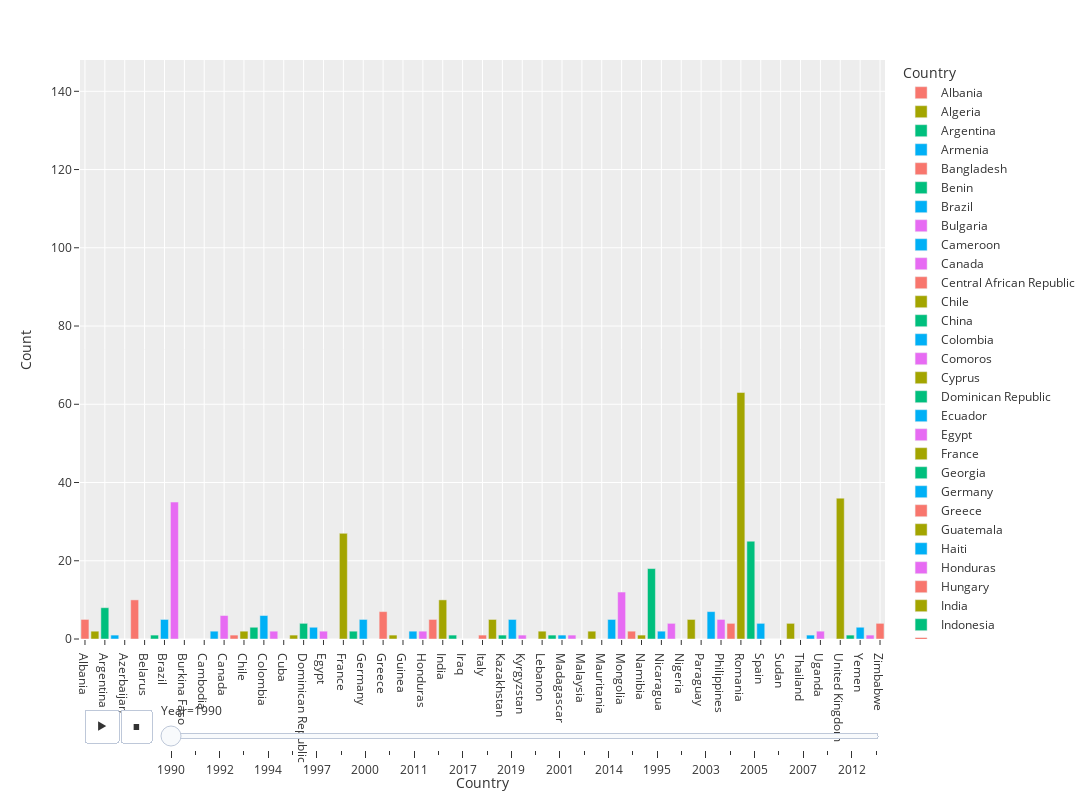

Source (notebook cell):
### Code cell
fig = px.bar(gr, x='Country', y='Count', color='Country',
             animation_frame='Year',
             range_y=[0, gr['Count'].max() + 5],
             template='ggplot2')
fig.update_layout(width=1200, height=800)
iplot(fig)

### Figure 1 — Plotly figure (JSON) as saved in the notebook; plotly's stock layout.template omitted (floating-point values rounded to 4 significant figures)
{"data": [{"alignmentgroup": "True", "hovertemplate": "Country=%{x}<br>Year=1990<br>Count=%{y}<extra></extra>", "legendgroup": "Albania", "marker": {"color": "#F8766D", "pattern": {"shape": ""}}, "name": "Albania", "offsetgroup": "Albania", "orientation": "v", "showlegend": true, "textposition": "auto", "type": "bar", "x": ["Albania"], "xaxis": "x", "y": [5], "yaxis": "y"}, {"alignmentgroup": "True", "hovertemplate": "Country=%{x}<br>Year=1990<br>Count=%{y}<extra></extra>", "legendgroup": "Algeria", "marker": {"color": "#A3A500", "pattern": {"shape": ""}}, "name": "Algeria", "offsetgroup": "Algeria", "orientation": "v", "showlegend": true, "textposition": "auto", "type": "bar", "x": ["Algeria"], "xaxis": "x", "y": [2], "yaxis": "y"}, {"alignmentgroup": "True", "hovertemplate": "Country=%{x}<br>Year=1990<br>Count=%{y}<extra></extra>", "legendgroup": "Argentina", "marker": {"color": "#00BF7D", "pattern": {"shape": ""}}, "name": "Argentina", "offsetgroup": "Argentina", "orientation": "v", "showlegend": true, "textposition": "auto", "type": "bar", "x": ["Argentina"], "xaxis": "x", "y": [8], "yaxis": "y"}, {"alignmentgroup": "True", "hovertemplate": "Country=%{x}<br>Year=1990<br>Count=%{y}<extra></extra>", "legendgroup": "Armenia", "marker": {"color": "#00B0F6", "pattern": {"shape": ""}}, "name": "Armenia", "offsetgroup": "Armenia", "orientation": "v", "showlegend": true, "textposition": "auto", "type": "bar", "x": ["Armenia"], "xaxis": "x", "y": [1], "yaxis": "y"}, {"alignmentgroup": "True", "hovertemplate": "Country=%{x}<br>Year=1990<br>Count=%{y}<extra></extra>", "legendgroup": "Bangladesh", "marker": {"color": "#F8766D", "pattern": {"shape": ""}}, "name": "Bangladesh", "offsetgroup": "Bangladesh", "orientation": "v", "showlegend": true, "textposition": "auto", "type": "bar", "x": ["Bangladesh"], "xaxis": "x", "y": [10], "yaxis": "y"}, {"alignmentgroup": "True", "hovertemplate": "Country=%{x}<br>Year=1990<br>Count=%{y}<extra></extra>", "legendgroup": "Benin", "marker": {"color": "#00BF7D", "pattern": {"shape": ""}}, "name": "Benin", "offsetgroup": "Benin", "orientation": "v", "showlegend": true, "textposition": "auto", "type": "bar", "x": ["Benin"], "xaxis": "x", "y": [1], "yaxis": "y"}, {"alignmentgroup": "True", "hovertemplate": "Country=%{x}<br>Year=1990<br>Count=%{y}<extra></extra>", "legendgroup": "Brazil", "marker": {"color": "#00B0F6", "pattern": {"shape": ""}}, "name": "Brazil", "offsetgroup": "Brazil", "orientation": "v", "showlegend": true, "textposition": "auto", "type": "bar", "x": ["Brazil"], "xaxis": "x", "y": [5], "yaxis": "y"}, {"alignmentgroup": "True", "hovertemplate": "Country=%{x}<br>Year=1990<br>Count=%{y}<extra></extra>", "legendgroup": "Bulgaria", "marker": {"color": "#E76BF3", "pattern": {"shape": ""}}, "name": "Bulgaria", "offsetgroup": "Bulgaria", "orientation": "v", "showlegend": true, "textposition": "auto", "type": "bar", "x": ["Bulgaria"], "xaxis": "x", "y": [35], "yaxis": "y"}, {"alignmentgroup": "True", "hovertemplate": "Country=%{x}<br>Year=1990<br>Count=%{y}<extra></extra>", "legendgroup": "Cameroon", "marker": {"color": "#00B0F6", "pattern": {"shape": ""}}, "name": "Cameroon", "offsetgroup": "Cameroon", "orientation": "v", "showlegend": true, "textposition": "auto", "type": "bar", "x": ["Cameroon"], "xaxis": "x", "y": [2], "yaxis": "y"}, {"alignmentgroup": "True", "hovertemplate": "Country=%{x}<br>Year=1990<br>Count=%{y}<extra></extra>", "legendgroup": "Canada", "marker": {"color": "#E76BF3", "pattern": {"shape": ""}}, "name": "Canada", "offsetgroup": "Canada", "orientation": "v", "showlegend": true, "textposition": "auto", "type": "bar", "x": ["Canada"], "xaxis": "x", "y": [6], "yaxis": "y"}, {"alignmentgroup": "True", "hovertemplate": "Country=%{x}<br>Year=1990<br>Count=%{y}<extra></extra>", "legendgroup": "Central African Republic", "marker": {"color": "#F8766D", "pattern": {"shape": ""}}, "name": "Central African Republic", "offsetgroup": "Central African Republic", "orientation": "v", "showlegend": true, "textposition": "auto", "type": "bar", "x": ["Central African Republic"], "xaxis": "x", "y": [1], "yaxis": "y"}, {"alignmentgroup": "True", "hovertemplate": "Country=%{x}<br>Year=1990<br>Count=%{y}<extra></extra>", "legendgroup": "Chile", "marker": {"color": "#A3A500", "pattern": {"shape": ""}}, "name": "Chile", "offsetgroup": "Chile", "orientation": "v", "showlegend": true, "textposition": "auto", "type": "bar", "x": ["Chile"], "xaxis": "x", "y": [2], "yaxis": "y"}, {"alignmentgroup": "True", "hovertemplate": "Country=%{x}<br>Year=1990<br>Count=%{y}<extra></extra>", "legendgroup": "China", "marker": {"color": "#00BF7D", "pattern": {"shape": ""}}, "name": "China", "offsetgroup": "China", "orientation": "v", "showlegend": true, "textposition": "auto", "type": "bar", "x": ["China"], "xaxis": "x", "y": [3], "yaxis": "y"}, {"alignmentgroup": "True", "hovertemplate": "Country=%{x}<br>Year=1990<br>Count=%{y}<extra></extra>", "legendgroup": "Colombia", "marker": {"color": "#00B0F6", "pattern": {"shape": ""}}, "name": "Colombia", "offsetgroup": "Colombia", "orientation": "v", "showlegend": true, "textposition": "auto", "type": "bar", "x": ["Colombia"], "xaxis": "x", "y": [6], "yaxis": "y"}, {"alignmentgroup": "True", "hovertemplate": "Country=%{x}<br>Year=1990<br>Count=%{y}<extra></extra>", "legendgroup": "Comoros", "marker": {"color": "#E76BF3", "pattern": {"shape": ""}}, "name": "Comoros", "offsetgroup": "Comoros", "orientation": "v", "showlegend": true, "textposition": "auto", "type": "bar", "x": ["Comoros"], "xaxis": "x", "y": [2], "yaxis": "y"}, {"alignmentgroup": "True", "hovertemplate": "Country=%{x}<br>Year=1990<br>Count=%{y}<extra></extra>", "legendgroup": "Cyprus", "marker": {"color": "#A3A500", "pattern": {"shape": ""}}, "name": "Cyprus", "offsetgroup": "Cyprus", "orientation": "v", "showlegend": true, "textposition": "auto", "type": "bar", "x": ["Cyprus"], "xaxis": "x", "y": [1], "yaxis": "y"}, {"alignmentgroup": "True", "hovertemplate": "Country=%{x}<br>Year=1990<br>Count=%{y}<extra></extra>", "legendgroup": "Dominican Republic", "marker": {"color": "#00BF7D", "pattern": {"shape": ""}}, "name": "Dominican Republic", "offsetgroup": "Dominican Republic", "orientation": "v", "showlegend": true, "textposition": "auto", "type": "bar", "x": ["Dominican Republic"], "xaxis": "x", "y": [4], "yaxis": "y"}, {"alignmentgroup": "True", "hovertemplate": "Country=%{x}<br>Year=1990<br>Count=%{y}<extra></extra>", "legendgroup": "Ecuador", "marker": {"color": "#00B0F6", "pattern": {"shape": ""}}, "name": "Ecuador", "offsetgroup": "Ecuador", "orientation": "v", "showlegend": true, "textposition": "auto", "type": "bar", "x": ["Ecuador"], "xaxis": "x", "y": [3], "yaxis": "y"}, {"alignmentgroup": "True", "hovertemplate": "Country=%{x}<br>Year=1990<br>Count=%{y}<extra></extra>", "legendgroup": "Egypt", "marker": {"color": "#E76BF3", "pattern": {"shape": ""}}, "name": "Egypt", "offsetgroup": "Egypt", "orientation": "v", "showlegend": true, "textposition": "auto", "type": "bar", "x": ["Egypt"], "xaxis": "x", "y": [2], "yaxis": "y"}, {"alignmentgroup": "True", "hovertemplate": "Country=%{x}<br>Year=1990<br>Count=%{y}<extra></extra>", "legendgroup": "France", "marker": {"color": "#A3A500", "pattern": {"shape": ""}}, "name": "France", "offsetgroup": "France", "orientation": "v", "showlegend": true, "textposition": "auto", "type": "bar", "x": ["France"], "xaxis": "x", "y": [27], "yaxis": "y"}, {"alignmentgroup": "True", "hovertemplate": "Country=%{x}<br>Year=1990<br>Count=%{y}<extra></extra>", "legendgroup": "Georgia", "marker": {"color": "#00BF7D", "pattern": {"shape": ""}}, "name": "Georgia", "offsetgroup": "Georgia", "orientation": "v", "showlegend": true, "textposition": "auto", "type": "bar", "x": ["Georgia"], "xaxis": "x", "y": [2], "yaxis": "y"}, {"alignmentgroup": "True", "hovertemplate": "Country=%{x}<br>Year=1990<br>Count=%{y}<extra></extra>", "legendgroup": "Germany", "marker": {"color": "#00B0F6", "pattern": {"shape": ""}}, "name": "Germany", "offsetgroup": "Germany", "orientation": "v", "showlegend": true, "textposition": "auto", "type": "bar", "x": ["Germany"], "xaxis": "x", "y": [5], "yaxis": "y"}, {"alignmentgroup": "True", "hovertemplate": "Country=%{x}<br>Year=1990<br>Count=%{y}<extra></extra>", "legendgroup": "Greece", "marker": {"color": "#F8766D", "pattern": {"shape": ""}}, "name": "Greece", "offsetgroup": "Greece", "orientation": "v", "showlegend": true, "textposition": "auto", "type": "bar", "x": ["Greece"], "xaxis": "x", "y": [7], "yaxis": "y"}, {"alignmentgroup": "True", "hovertemplate": "Country=%{x}<br>Year=1990<br>Count=%{y}<extra></extra>", "legendgroup": "Guatemala", "marker": {"color": "#A3A500", "pattern": {"shape": ""}}, "name": "Guatemala", "offsetgroup": "Guatemala", "orientation": "v", "showlegend": true, "textposition": "auto", "type": "bar", "x": ["Guatemala"], "xaxis": "x", "y": [1], "yaxis": "y"}, {"alignmentgroup": "True", "hovertemplate": "Country=%{x}<br>Year=1990<br>Count=%{y}<extra></extra>", "legendgroup": "Haiti", "marker": {"color": "#00B0F6", "pattern": {"shape": ""}}, "name": "Haiti", "offsetgroup": "Haiti", "orientation": "v", "showlegend": true, "textposition": "auto", "type": "bar", "x": ["Haiti"], "xaxis": "x", "y": [2], "yaxis": "y"}, {"alignmentgroup": "True", "hovertemplate": "Country=%{x}<br>Year=1990<br>Count=%{y}<extra></extra>", "legendgroup": "Honduras", "marker": {"color": "#E76BF3", "pattern": {"shape": ""}}, "name": "Honduras", "offsetgroup": "Honduras", "orientation": "v", "showlegend": true, "textposition": "auto", "type": "bar", "x": ["Honduras"], "xaxis": "x", "y": [2], "yaxis": "y"}, {"alignmentgroup": "True", "hovertemplate": "Country=%{x}<br>Year=1990<br>Count=%{y}<extra></extra>", "legendgroup": "Hungary", "marker": {"color": "#F8766D", "pattern": {"shape": ""}}, "name": "Hungary", "offsetgroup": "Hungary", "orientation": "v", "showlegend": true, "textposition": "auto", "type": "bar", "x": ["Hungary"], "xaxis": "x", "y": [5], "yaxis": "y"}, {"alignmentgroup": "True", "hovertemplate": "Country=%{x}<br>Year=1990<br>Count=%{y}<extra></extra>", "legendgroup": "India", "marker": {"color": "#A3A500", "pattern": {"shape": ""}}, "name": "India", "offsetgroup": "India", "orientation": "v", "showlegend": true, "textposition": "auto", "type": "bar", "x": ["India"], "xaxis": "x", "y": [10], "yaxis": "y"}, {"alignmentgroup": "True", "hovertemplate": "Country=%{x}<br>Year=1990<br>Count=%{y}<extra></extra>", "legendgroup": "Indonesia", "marker": {"color": "#00BF7D", "pattern": {"shape": ""}}, "name": "Indonesia", "offsetgroup": "Indonesia", "orientation": "v", "showlegend": true, "textposition": "auto", "type": "bar", "x": ["Indonesia"], "xaxis": "x", "y": [1], "yaxis": "y"}, {"alignmentgroup": "True", "hovertemplate": "Country=%{x}<br>Year=1990<br>Count=%{y}<extra></extra>", "legendgroup": "Italy", "marker": {"color": "#F8766D", "pattern": {"shape": ""}}, "name": "Italy", "offsetgroup": "Italy", "orientation": "v", "showlegend": true, "textposition": "auto", "type": "bar", "x": ["Italy"], "xaxis": "x", "y": [1], "yaxis": "y"}, {"alignmentgroup": "True", "hovertemplate": "Country=%{x}<br>Year=1990<br>Count=%{y}<extra></extra>", "legendgroup": "Japan", "marker": {"color": "#A3A500", "pattern": {"shape": ""}}, "name": "Japan", "offsetgroup": "Japan", "orientation": "v", "showlegend": true, "textposition": "auto", "type": "bar", "x": ["Japan"], "xaxis": "x", "y": [5], "yaxis": "y"}, {"alignmentgroup": "True", "hovertemplate": "Country=%{x}<br>Year=1990<br>Count=%{y}<extra></extra>", "legendgroup": "Kazakhstan", "marker": {"color": "#00BF7D", "pattern": {"shape": ""}}, "name": "Kazakhstan", "offsetgroup": "Kazakhstan", "orientation": "v", "showlegend": true, "textposition": "auto", "type": "bar", "x": ["Kazakhstan"], "xaxis": "x", "y": [1], "yaxis": "y"}, {"alignmentgroup": "True", "hovertemplate": "Country=%{x}<br>Year=1990<br>Count=%{y}<extra></extra>", "legendgroup": "Kenya", "marker": {"color": "#00B0F6", "pattern": {"shape": ""}}, "name": "Kenya", "offsetgroup": "Kenya", "orientation": "v", "showlegend": true, "textposition": "auto", "type": "bar", "x": ["Kenya"], "xaxis": "x", "y": [5], "yaxis": "y"}, {"alignmentgroup": "True", "hovertemplate": "Country=%{x}<br>Year=1990<br>Count=%{y}<extra></extra>", "legendgroup": "Kyrgyzstan", "marker": {"color": "#E76BF3", "pattern": {"shape": ""}}, "name": "Kyrgyzstan", "offsetgroup": "Kyrgyzstan", "orientation": "v", "showlegend": true, "textposition": "auto", "type": "bar", "x": ["Kyrgyzstan"], "xaxis": "x", "y": [1], "yaxis": "y"}, {"alignmentgroup": "True", "hovertemplate": "Country=%{x}<br>Year=1990<br>Count=%{y}<extra></extra>", "legendgroup": "Lebanon", "marker": {"color": "#A3A500", "pattern": {"shape": ""}}, "name": "Lebanon", "offsetgroup": "Lebanon", "orientation": "v", "showlegend": true, "textposition": "auto", "type": "bar", "x": ["Lebanon"], "xaxis": "x", "y": [2], "yaxis": "y"}, {"alignmentgroup": "True", "hovertemplate": "Country=%{x}<br>Year=1990<br>Count=%{y}<extra></extra>", "legendgroup": "Liberia", "marker": {"color": "#00BF7D", "pattern": {"shape": ""}}, "name": "Liberia", "offsetgroup": "Liberia", "orientation": "v", "showlegend": true, "textposition": "auto", "type": "bar", "x": ["Liberia"], "xaxis": "x", "y": [1], "yaxis": "y"}, {"alignmentgroup": "True", "hovertemplate": "Country=%{x}<br>Year=1990<br>Count=%{y}<extra></extra>", "legendgroup": "Madagascar", "marker": {"color": "#00B0F6", "pattern": {"shape": ""}}, "name": "Madagascar", "offsetgroup": "Madagascar", "orientation": "v", "showlegend": true, "textposition": "auto", "type": "bar", "x": ["Madagascar"], "xaxis": "x", "y": [1], "yaxis": "y"}, {"alignmentgroup": "True", "hovertemplate": "Country=%{x}<br>Year=1990<br>Count=%{y}<extra></extra>", "legendgroup": "Malawi", "marker": {"color": "#E76BF3", "pattern": {"shape": ""}}, "name": "Malawi", "offsetgroup": "Malawi", "orientation": "v", "showlegend": true, "textposition": "auto", "type": "bar", "x": ["Malawi"], "xaxis": "x", "y": [1], "yaxis": "y"}, {"alignmentgroup": "True", "hovertemplate": "Country=%{x}<br>Year=1990<br>Count=%{y}<extra></extra>", "legendgroup": "Mali", "marker": {"color": "#A3A500", "pattern": {"shape": ""}}, "name": "Mali", "offsetgroup": "Mali", "orientation": "v", "showlegend": true, "textposition": "auto", "type": "bar", "x": ["Mali"], "xaxis": "x", "y": [2], "yaxis": "y"}, {"alignmentgroup": "True", "hovertemplate": "Country=%{x}<br>Year=1990<br>Count=%{y}<extra></extra>", "legendgroup": "Mexico", "marker": {"color": "#00B0F6", "pattern": {"shape": ""}}, "name": "Mexico", "offsetgroup": "Mexico", "orientation": "v", "showlegend": true, "textposition": "auto", "type": "bar", "x": ["Mexico"], "xaxis": "x", "y": [5], "yaxis": "y"}, {"alignmentgroup": "True", "hovertemplate": "Country=%{x}<br>Year=1990<br>Count=%{y}<extra></extra>", "legendgroup": "Mongolia", "marker": {"color": "#E76BF3", "pattern": {"shape": ""}}, "name": "Mongolia", "offsetgroup": "Mongolia", "orientation": "v", "showlegend": true, "textposition": "auto", "type": "bar", "x": ["Mongolia"], "xaxis": "x", "y": [12], "yaxis": "y"}, {"alignmentgroup": "True", "hovertemplate": "Country=%{x}<br>Year=1990<br>Count=%{y}<extra></extra>", "legendgroup": "Mozambique", "marker": {"color": "#F8766D", "pattern": {"shape": ""}}, "name": "Mozambique", "offsetgroup": "Mozambique", "orientation": "v", "showlegend": true, "textposition": "auto", "type": "bar", "x": ["Mozambique"], "xaxis": "x", "y": [2], "yaxis": "y"}, {"alignmentgroup": "True", "hovertemplate": "Country=%{x}<br>Year=1990<br>Count=%{y}<extra></extra>", "legendgroup": "Namibia", "marker": {"color": "#A3A500", "pattern": {"shape": ""}}, "name": "Namibia", "offsetgroup": "Namibia", "orientation": "v", "showlegend": true, "textposition": "auto", "type": "bar", "x": ["Namibia"], "xaxis": "x", "y": [1], "yaxis": "y"}, {"alignmentgroup": "True", "hovertemplate": "Country=%{x}<br>Year=1990<br>Count=%{y}<extra></extra>", "legendgroup": "Nepal", "marker": {"color": "#00BF7D", "pattern": {"shape": ""}}, "name": "Nepal", "offsetgroup": "Nepal", "orientation": "v", "showlegend": true, "textposition": "auto", "type": "bar", "x": ["Nepal"], "xaxis": "x", "y": [18], "yaxis": "y"}, {"alignmentgroup": "True", "hovertemplate": "Country=%{x}<br>Year=1990<br>Count=%{y}<extra></extra>", "legendgroup": "Nicaragua", "marker": {"color": "#00B0F6", "pattern": {"shape": ""}}, "name": "Nicaragua", "offsetgroup": "Nicaragua", "orientation": "v", "showlegend": true, "textposition": "auto", "type": "bar", "x": ["Nicaragua"], "xaxis": "x", "y": [2], "yaxis": "y"}, {"alignmentgroup": "True", "hovertemplate": "Country=%{x}<br>Year=1990<br>Count=%{y}<extra></extra>", "legendgroup": "Niger", "marker": {"color": "#E76BF3", "pattern": {"shape": ""}}, "name": "Niger", "offsetgroup": "Niger", "orientation": "v", "showlegend": true, "textposition": "auto", "type": "bar", "x": ["Niger"], "xaxis": "x", "y": [4], "yaxis": "y"}, {"alignmentgroup": "True", "hovertemplate": "Country=%{x}<br>Year=1990<br>Count=%{y}<extra></extra>", "legendgroup": "Pakistan", "marker": {"color": "#A3A500", "pattern": {"shape": ""}}, "name": "Pakistan", "offsetgroup": "Pakistan", "orientation": "v", "showlegend": true, "textposition": "auto", "type": "bar", "x": ["Pakistan"], "xaxis": "x", "y": [5], "yaxis": "y"}, {"alignmentgroup": "True", "hovertemplate": "Country=%{x}<br>Year=1990<br>Count=%{y}<extra></extra>", "legendgroup": "Peru", "marker": {"color": "#00B0F6", "pattern": {"shape": ""}}, "name": "Peru", "offsetgroup": "Peru", "orientation": "v", "showlegend": true, "textposition": "auto", "type": "bar", "x": ["Peru"], "xaxis": "x", "y": [7], "yaxis": "y"}, {"alignmentgroup": "True", "hovertemplate": "Country=%{x}<br>Year=1990<br>Count=%{y}<extra></extra>", "legendgroup": "Philippines", "marker": {"color": "#E76BF3", "pattern": {"shape": ""}}, "name": "Philippines", "offsetgroup": "Philippines", "orientation": "v", "showlegend": true, "textposition": "auto", "type": "bar", "x": ["Philippines"], "xaxis": "x", "y": [5], "yaxis": "y"}, {"alignmentgroup": "True", "hovertemplate": "Country=%{x}<br>Year=1990<br>Count=%{y}<extra></extra>", "legendgroup": "Poland", "marker": {"color": "#F8766D", "pattern": {"shape": ""}}, "name": "Poland", "offsetgroup": "Poland", "orientation": "v", "showlegend": true, "textposition": "auto", "type": "bar", "x": ["Poland"], "xaxis": "x", "y": [4], "yaxis": "y"}, {"alignmentgroup": "True", "hovertemplate": "Country=%{x}<br>Year=1990<br>Count=%{y}<extra></extra>", "legendgroup": "Romania", "marker": {"color": "#A3A500", "pattern": {"shape": ""}}, "name": "Romania", "offsetgroup": "Romania", "orientation": "v", "showlegend": true, "textposition": "auto", "type": "bar", "x": ["Romania"], "xaxis": "x", "y": [63], "yaxis": "y"}, {"alignmentgroup": "True", "hovertemplate": "Country=%{x}<br>Year=1990<br>Count=%{y}<extra></extra>", "legendgroup": "South Africa", "marker": {"color": "#00BF7D", "pattern": {"shape": ""}}, "name": "South Africa", "offsetgroup": "South Africa", "orientation": "v", "showlegend": true, "textposition": "auto", "type": "bar", "x": ["South Africa"], "xaxis": "x", "y": [25], "yaxis": "y"}, {"alignmentgroup": "True", "hovertemplate": "Country=%{x}<br>Year=1990<br>Count=%{y}<extra></extra>", "legendgroup": "Spain", "marker": {"color": "#00B0F6", "pattern": {"shape": ""}}, "name": "Spain", "offsetgroup": "Spain", "orientation": "v", "showlegend": true, "textposition": "auto", "type": "bar", "x": ["Spain"], "xaxis": "x", "y": [4], "yaxis": "y"}, {"alignmentgroup": "True", "hovertemplate": "Country=%{x}<br>Year=1990<br>Count=%{y}<extra></extra>", "legendgroup": "Suriname", "marker": {"color": "#A3A500", "pattern": {"shape": ""}}, "name": "Suriname", "offsetgroup": "Suriname", "orientation": "v", "showlegend": true, "textposition": "auto", "type": "bar", "x": ["Suriname"], "xaxis": "x", "y": [4], "yaxis": "y"}, {"alignmentgroup": "True", "hovertemplate": "Country=%{x}<br>Year=1990<br>Count=%{y}<extra></extra>", "legendgroup": "Togo", "marker": {"color": "#00B0F6", "pattern": {"shape": ""}}, "name": "Togo", "offsetgroup": "Togo", "orientation": "v", "showlegend": true, "textposition": "auto", "type": "bar", "x": ["Togo"], "xaxis": "x", "y": [1], "yaxis": "y"}, {"alignmentgroup": "True", "hovertemplate": "Country=%{x}<br>Year=1990<br>Count=%{y}<extra></extra>", "legendgroup": "Uganda", "marker": {"color": "#E76BF3", "pattern": {"shape": ""}}, "name": "Uganda", "offsetgroup": "Uganda", "orientation": "v", "showlegend": true, "textposition": "auto", "type": "bar", "x": ["Uganda"], "xaxis": "x", "y": [2], "yaxis": "y"}, {"alignmentgroup": "True", "hovertemplate": "Country=%{x}<br>Year=1990<br>Count=%{y}<extra></extra>", "legendgroup": "United Kingdom", "marker": {"color": "#A3A500", "pattern": {"shape": ""}}, "name": "United Kingdom", "offsetgroup": "United Kingdom", "orientation": "v", "showlegend": true, "textposition": "auto", "type": "bar", "x": ["United Kingdom"], "xaxis": "x", "y": [36], "yaxis": "y"}, {"alignmentgroup": "True", "hovertemplate": "Country=%{x}<br>Year=1990<br>Count=%{y}<extra></extra>", "legendgroup": "Uruguay", "marker": {"color": "#00BF7D", "pattern": {"shape": ""}}, "name": "Uruguay", "offsetgroup": "Uruguay", "orientation": "v", "showlegend": true, "textposition": "auto", "type": "bar", "x": ["Uruguay"], "xaxis": "x", "y": [1], "yaxis": "y"}, {"alignmentgroup": "True", "hovertemplate": "Country=%{x}<br>Year=1990<br>Count=%{y}<extra></extra>", "legendgroup": "Yemen", "marker": {"color": "#00B0F6", "pattern": {"shape": ""}}, "name": "Yemen", "offsetgroup": "Yemen", "orientation": "v", "showlegend": true, "textposition": "auto", "type": "bar", "x": ["Yemen"], "xaxis": "x", "y": [3], "yaxis": "y"}, {"alignmentgroup": "True", "hovertemplate": "Country=%{x}<br>Year=1990<br>Count=%{y}<extra></extra>", "legendgroup": "Zambia", "marker": {"color": "#E76BF3", "pattern": {"shape": ""}}, "name": "Zambia", "offsetgroup": "Zambia", "orientation": "v", "showlegend": true, "textposition": "auto", "type": "bar", "x": ["Zambia"], "xaxis": "x", "y": [1], "yaxis": "y"}, {"alignmentgroup": "True", "hovertemplate": "Country=%{x}<br>Year=1990<br>Count=%{y}<extra></extra>", "legendgroup": "Zimbabwe", "marker": {"color": "#F8766D", "pattern": {"shape": ""}}, "name": "Zimbabwe", "offsetgroup": "Zimbabwe", "orientation": "v", "showlegend": true, "textposition": "auto", "type": "bar", "x": ["Zimbabwe"], "xaxis": "x", "y": [4], "yaxis": "y"}], "layout": {"barmode": "relative", "height": 800, "legend": {"title": {"text": "Country"}, "tracegroupgap": 0}, "margin": {"t": 60}, "sliders": [{"active": 0, "currentvalue": {"prefix": "Year="}, "len": 0.9, "pad": {"b": 10, "t": 60}, "steps": [{"args": [["1990"], {"frame": {"duration": 0, "redraw": true}, "fromcurrent": true, "mode": "immediate", "transition": {"duration": 0, "easing": "linear"}}], "label": "1990", "method": "animate"}, {"args": [["1991"], {"frame": {"duration": 0, "redraw": true}, "fromcurrent": true, "mode": "immediate", "transition": {"duration": 0, "easing": "linear"}}], "label": "1991", "method": "animate"}, {"args": [["1992"], {"frame": {"duration": 0, "redraw": true}, "fromcurrent": true, "mode": "immediate", "transition": {"duration": 0, "easing": "linear"}}], "label": "1992", "method": "animate"}, {"args": [["1993"], {"frame": {"duration": 0, "redraw": true}, "fromcurrent": true, "mode": "immediate", "transition": {"duration": 0, "easing": "linear"}}], "label": "1993", "method": "animate"}, {"args": [["1994"], {"frame": {"duration": 0, "redraw": true}, "fromcurrent": true, "mode": "immediate", "transition": {"duration": 0, "easing": "linear"}}], "label": "1994", "method": "animate"}, {"args": [["1996"], {"frame": {"duration": 0, "redraw": true}, "fromcurrent": true, "mode": "immediate", "transition": {"duration": 0, "easing": "linear"}}], "label": "1996", "method": "animate"}, {"args": [["1997"], {"frame": {"duration": 0, "redraw": true}, "fromcurrent": true, "mode": "immediate", "transition": {"duration": 0, "easing": "linear"}}], "label": "1997", "method": "animate"}, {"args": [["1998"], {"frame": {"duration": 0, "redraw": true}, "fromcurrent": true, "mode": "immediate", "transition": {"duration": 0, "easing": "linear"}}], "label": "1998", "method": "animate"}, {"args": [["2000"], {"frame": {"duration": 0, "redraw": true}, "fromcurrent": true, "mode": "immediate", "transition": {"duration": 0, "easing": "linear"}}], "label": "2000", "method": "animate"}, {"args": [["2010"], {"frame": {"duration": 0, "redraw": true}, "fromcurrent": true, "mode": "immediate", "transition": {"duration": 0, "easing": "linear"}}], "label": "2010", "method": "animate"}, {"args": [["2011"], {"frame": {"duration": 0, "redraw": true}, "fromcurrent": true, "mode": "immediate", "transition": {"duration": 0, "easing": "linear"}}], "label": "2011", "method": "animate"}, {"args": [["2013"], {"frame": {"duration": 0, "redraw": true}, "fromcurrent": true, "mode": "immediate", "transition": {"duration": 0, "easing": "linear"}}], "label": "2013", "method": "animate"}, {"args": [["2017"], {"frame": {"duration": 0, "redraw": true}, "fromcurrent": true, "mode": "immediate", "transition": {"duration": 0, "easing": "linear"}}], "label": "2017", "method": "animate"}, {"args": [["2018"], {"frame": {"duration": 0, "redraw": true}, "fromcurrent": true, "mode": "immediate", "transition": {"duration": 0, "easing": "linear"}}], "label": "2018", "method": "animate"}, {"args": [["2019"], {"frame": {"duration": 0, "redraw": true}, "fromcurrent": true, "mode": "immediate", "transition": {"duration": 0, "easing": "linear"}}], "label": "2019", "method": "animate"}, {"args": [["1999"], {"frame": {"duration": 0, "redraw": true}, "fromcurrent": true, "mode": "immediate", "transition": {"duration": 0, "easing": "linear"}}], "label": "1999", "method": "animate"}, {"args": [["2001"], {"frame": {"duration": 0, "redraw": true}, "fromcurrent": true, "mode": "immediate", "transition": {"duration": 0, "easing": "linear"}}], "label": "2001", "method": "animate"}, {"args": [["2009"], {"frame": {"duration": 0, "redraw": true}, "fromcurrent": true, "mode": "immediate", "transition": {"duration": 0, "easing": "linear"}}], "label": "2009", "method": "animate"}, {"args": [["2014"], {"frame": {"duration": 0, "redraw": true}, "fromcurrent": true, "mode": "immediate", "transition": {"duration": 0, "easing": "linear"}}], "label": "2014", "method": "animate"}, {"args": [["2015"], {"frame": {"duration": 0, "redraw": true}, "fromcurrent": true, "mode": "immediate", "transition": {"duration": 0, "easing": "linear"}}], "label": "2015", "method": "animate"}, {"args": [["1995"], {"frame": {"duration": 0, "redraw": true}, "fromcurrent": true, "mode": "immediate", "transition": {"duration": 0, "easing": "linear"}}], "label": "1995", "method": "animate"}, {"args": [["2002"], {"frame": {"duration": 0, "redraw": true}, "fromcurrent": true, "mode": "immediate", "transition": {"duration": 0, "easing": "linear"}}], "label": "2002", "method": "animate"}, {"args": [["2003"], {"frame": {"duration": 0, "redraw": true}, "fromcurrent": true, "mode": "immediate", "transition": {"duration": 0, "easing": "linear"}}], "label": "2003", "method": "animate"}, {"args": [["2004"], {"frame": {"duration": 0, "redraw": true}, "fromcurrent": true, "mode": "immediate", "transition": {"duration": 0, "easing": "linear"}}], "label": "2004", "method": "animate"}, {"args": [["2005"], {"frame": {"duration": 0, "redraw": true}, "fromcurrent": true, "mode": "immediate", "transition": {"duration": 0, "easing": "linear"}}], "label": "2005", "method": "animate"}, {"args": [["2006"], {"frame": {"duration": 0, "redraw": true}, "fromcurrent": true, "mode": "immediate", "transition": {"duration": 0, "easing": "linear"}}], "label": "2006", "method": "animate"}, {"args": [["2007"], {"frame": {"duration": 0, "redraw": true}, "fromcurrent": true, "mode": "immediate", "transition": {"duration": 0, "easing": "linear"}}], "label": "2007", "method": "animate"}, {"args": [["2008"], {"frame": {"duration": 0, "redraw": true}, "fromcurrent": true, "mode": "immediate", "transition": {"duration": 0, "easing": "linear"}}], "label": "2008", "method": "animate"}, {"args": [["2012"], {"frame": {"duration": 0, "redraw": true}, "fromcurrent": true, "mode": "immediate", "transition": {"duration": 0, "easing": "linear"}}], "label": "2012", "method": "animate"}, {"args": [["2016"], {"frame": {"duration": 0, "redraw": true}, "fromcurrent": true, "mode": "immediate", "transition": {"duration": 0, "easing": "linear"}}], "label": "2016", "method": "animate"}], "x": 0.1, "xanchor": "left", "y": 0, "yanchor": "top"}], "updatemenus": [{"buttons": [{"args": [null, {"frame": {"duration": 500, "redraw": true}, "fromcurrent": true, "mode": "immediate", "transition": {"duration": 500, "easing": "linear"}}], "label": "&#9654;", "method": "animate"}, {"args": [[null], {"frame": {"duration": 0, "redraw": true}, "fromcurrent": true, "mode": "immediate", "transition": {"duration": 0, "easing": "linear"}}], "label": "&#9724;", "method": "animate"}], "direction": "left", "pad": {"r": 10, "t": 70}, "showactive": false, "type": "buttons", "x": 0.1, "xanchor": "right", "y": 0, "yanchor": "top"}], "width": 1200, "xaxis": {"anchor": "y", "categoryarray": ["Albania", "Algeria", "Argentina", "Armenia", "Azerbaijan", "Bangladesh", "Belarus", "Benin", "Brazil", "Bulgaria", "Burkina Faso", "Burundi", "Cambodia", "Cameroon", "Canada", "Central African Republic", "Chile", "China", "Colombia", "Comoros", "Cuba", "Cyprus", "Dominican Republic", "Ecuador", "Egypt", "El Salvador", "France", "Georgia", "Germany", "Ghana", "Greece", "Guatemala", "Guinea", "Haiti", "Honduras", "Hungary", "India", "Indonesia", "Iraq", "Ireland", "Italy", "Japan", "Kazakhstan", "Kenya", "Kyrgyzstan", "Latvia", "Lebanon", "Liberia", "Madagascar", "Malawi", "Malaysia", "Mali", "Mauritania", "Mexico", "Mongolia", "Mozambique", "Namibia", "Nepal", "Nicaragua", "Niger", "Nigeria", "Pakistan", "Paraguay", "Peru", "Philippines", "Poland", "Romania", "South Africa", "Spain", "Sri Lanka", "Sudan", "Suriname", "Thailand", "Togo", "Uganda", "Ukraine", "United Kingdom", "Uruguay", "Yemen", "Zambia", "Zimbabwe"], "categoryorder": "array", "domain": [0, 1], "title": {"text": "Country"}}, "yaxis": {"anchor": "x", "domain": [0, 1], "range": [0, 148], "title": {"text": "Count"}}}}
